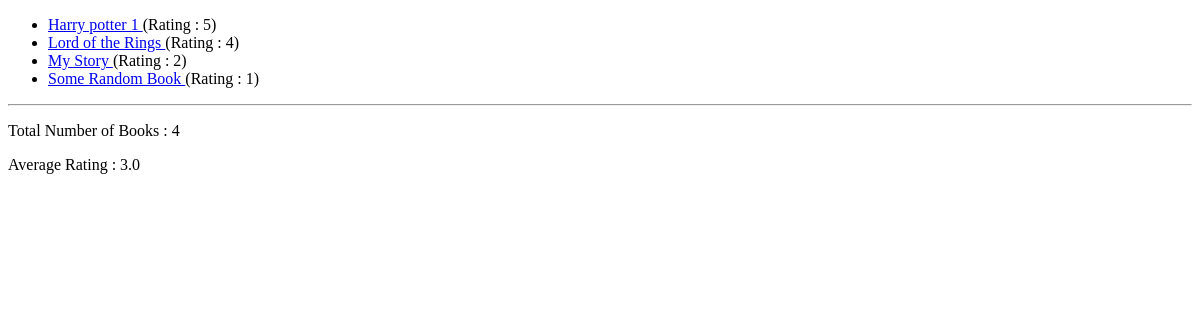
The app's page /, older data.
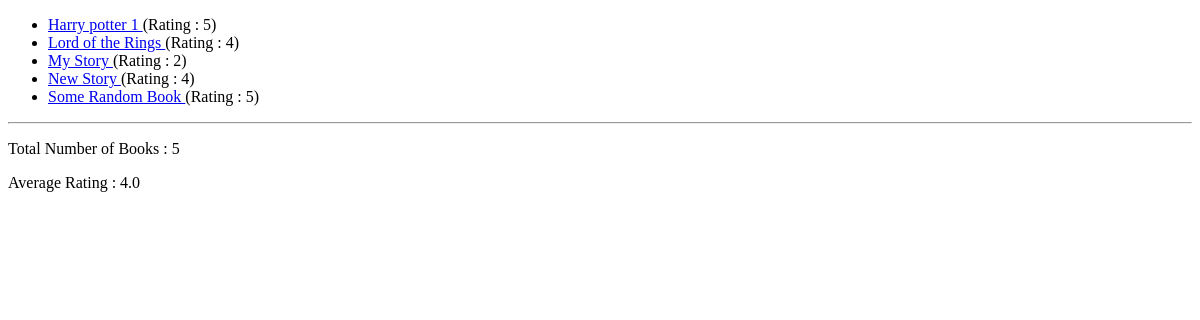
The same page, newer data.
### book_outlet/models.py (models this page shows, shortened)
class Book(models.Model):
    title = models.CharField(max_length=50)
    rating = models.IntegerField(validators=[MinValueValidator(1), MaxValueValidator(5)])
    author = models.CharField(null= True, max_length=100)
    is_bestselling = models.BooleanField(default= False)
    slug = models.SlugField(default="", blank= True, null= False, db_index=True) #harry potter 1 => harry-potter-1 editable= False,
    def get_absolute_url(self):
        return reverse("book-detail", args=[self.slug])

### book_outlet/views.py (the view)
# urls.py: path("", views.index),
def index(request):
    books = Book.objects.all().order_by("title") # by assending order of title
    num_books = books.count()
    avg_rating = books.aggregate(Avg("rating")) # rating__avg
    return render(request, "book_outlet/index.html", {
        "books" : books,
        "total_number_of_books": num_books,
        "average_rating" : avg_rating
    })

### book_outlet/templates/book_outlet/index.html (shortened to what this page needs)
{% extends "book_outlet/base.html" %}
{% block content %}
    <ul>
        {% for book in books %}
            <li><a href = "{{ book.get_absolute_url }}">{{ book.title }} </a> (Rating : {{ book.rating }})</li>
        {% endfor %}
    </ul>
    <hr>
    <p>Total Number of Books : {{ total_number_of_books }}</p>
    <p>Average Rating : {{ average_rating.rating__avg }}</p>
{% endblock %}

Row changes from the older to the newer data that the page shows:
added Book: title "New Story", rating "4"
changed Book "Some Random Book": rating "1" → "5"
Text that changed along with them:
{{ total_number_of_books }}: "4" → "5"
{{ average_rating.rating__avg }}: "3.0" → "4.0"
